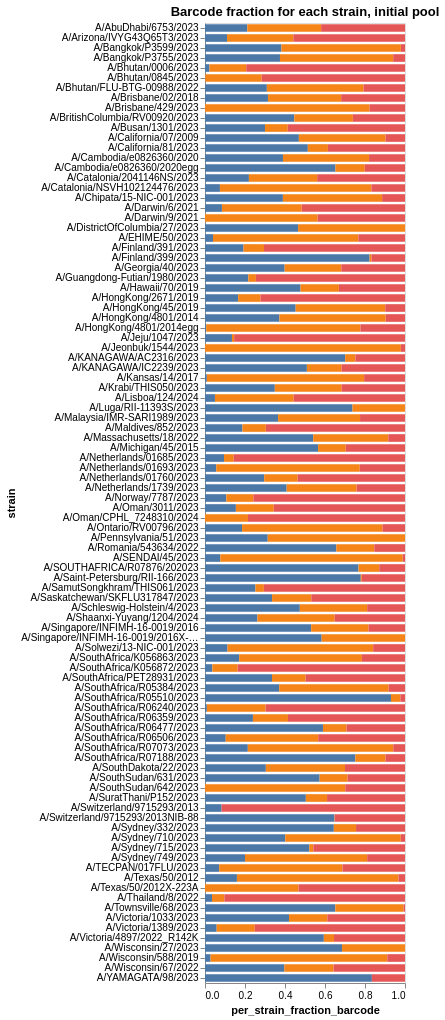

Here is the notebook cell this chart was saved with:
### Code cell
# Each barcode fraction across strains
all_barcode_counts = counts[['strain', 'barcode', 'count', 'well']].dropna()
single_well_all_barcode_counts = all_barcode_counts[all_barcode_counts['well'].isin(['A9','B9'])]

# Get tidy single well means
tidy_single_well = single_well_all_barcode_counts[['strain','barcode','count']].groupby(['strain', 'barcode']).mean().reset_index()
# Get sums for each strain
strain_sums_df = tidy_single_well.groupby('strain').sum().rename(columns = {'count': 'strain_count_sum'}).reset_index()
# Merge and calculate per strain the fraction represented by each barcode
tidy_single_well = tidy_single_well.merge(strain_sums_df[['strain', 'strain_count_sum']], 
                       on = ['strain'],
                       validate="many_to_one",
                      )
tidy_single_well['per_strain_fraction_barcode'] = tidy_single_well['count'] / tidy_single_well['strain_count_sum']
tidy_single_well['barcode_letter'] = (['A', 'B', 'C'] * len(strain_sums_df))

# Plot as colored bar chart
bar_chart = alt.Chart(tidy_single_well).mark_bar(height={"band": 0.85}).encode(
    x = 'per_strain_fraction_barcode',
    y = 'strain',
    color=alt.Color('barcode_letter', legend=None),
    tooltip = ['strain', 'per_strain_fraction_barcode', 'barcode'],
).configure_axis(grid=False).properties(
        height = alt.Step(10),
        width = 200,
        title = "Barcode fraction for each strain, initial pool")

bar_chart

### Figure 1 — Vega-Lite specification as saved in the notebook (floating-point values rounded to 4 significant figures; data arrays with more than 128 entries replaced by an {"elided": "..."} marker saying what was removed)
{"config": {"view": {"continuousWidth": 300, "continuousHeight": 300}, "axis": {"grid": false}}, "data": {"name": "data-2684276d48cce472b0e2fe3a0f82142d"}, "mark": {"type": "bar", "height": {"band": 0.85}}, "encoding": {"color": {"field": "barcode_letter", "legend": null, "type": "nominal"}, "tooltip": [{"field": "strain", "type": "nominal"}, {"field": "per_strain_fraction_barcode", "type": "quantitative"}, {"field": "barcode", "type": "nominal"}], "x": {"field": "per_strain_fraction_barcode", "type": "quantitative"}, "y": {"field": "strain", "type": "nominal"}}, "height": {"step": 10}, "title": "Barcode fraction for each strain, initial pool", "width": 200, "$schema": "https://vega.github.io/schema/vega-lite/v5.16.3.json", "datasets": {"data-2684276d48cce472b0e2fe3a0f82142d": {"elided": "291 records"}}}
